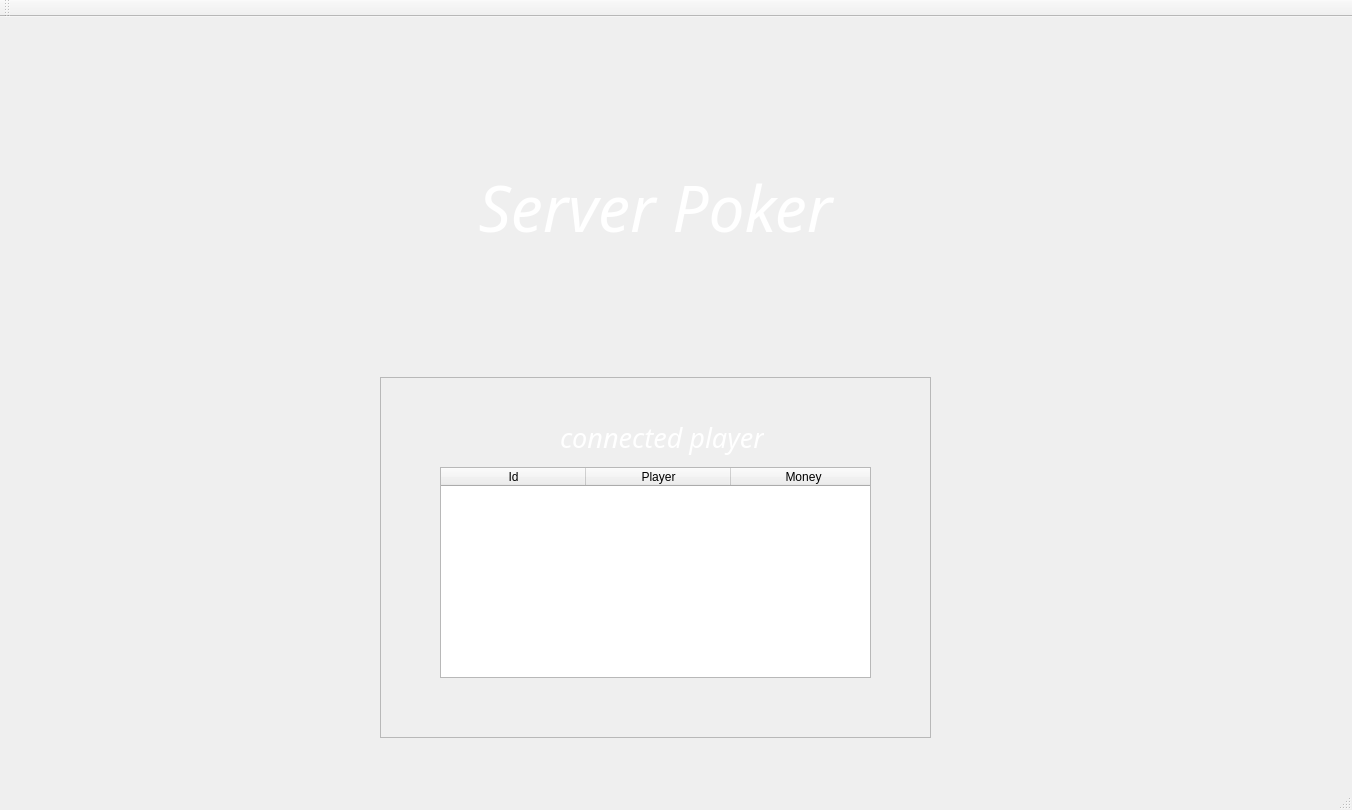
<?xml version="1.0" encoding="UTF-8"?>
<ui version="4.0">
 <class>MainWindow</class>
 <widget class="QMainWindow" name="MainWindow">
  <property name="geometry">
   <rect>
    <x>0</x>
    <y>0</y>
    <width>1352</width>
    <height>810</height>
   </rect>
  </property>
  <property name="minimumSize">
   <size>
    <width>1350</width>
    <height>0</height>
   </size>
  </property>
  <property name="windowTitle">
   <string>MainWindow</string>
  </property>
  <property name="styleSheet">
   <string notr="true">border-image: url(:/images/cards/poker-table-background.png);</string>
  </property>
  <widget class="QWidget" name="centralWidget">
   <widget class="QLabel" name="videoPokerLabel">
    <property name="geometry">
     <rect>
      <x>380</x>
      <y>20</y>
      <width>551</width>
      <height>341</height>
     </rect>
    </property>
    <property name="font">
     <font>
      <family>Monotype Corsiva</family>
      <pointsize>20</pointsize>
      <weight>50</weight>
      <italic>true</italic>
      <bold>false</bold>
     </font>
    </property>
    <property name="styleSheet">
     <string notr="true">font: italic 20pt &quot;Monotype Corsiva&quot;;

border-image: url(:/images/cards/frame_gold_title.png);
</string>
    </property>
    <property name="text">
     <string>&lt;!DOCTYPE HTML PUBLIC &quot;-//W3C//DTD HTML 4.0//EN&quot; &quot;http://www.w3.org/TR/REC-html40/strict.dtd&quot;&gt;
&lt;html&gt;&lt;head&gt;&lt;meta name=&quot;qrichtext&quot; content=&quot;1&quot; /&gt;&lt;style type=&quot;text/css&quot;&gt;
p, li { white-space: pre-wrap; }
&lt;/style&gt;&lt;/head&gt;&lt;body style=&quot; font-family:'Monotype Corsiva'; font-size:20pt; font-weight:400; font-style:italic;&quot;&gt;
&lt;p align=&quot;center&quot; style=&quot; margin-top:0px; margin-bottom:0px; margin-left:0px; margin-right:0px; -qt-block-indent:0; text-indent:0px;&quot;&gt;&lt;span style=&quot; font-size:48pt; color:#ffffff;&quot;&gt;Server Poker&lt;/span&gt;&lt;/p&gt;&lt;/body&gt;&lt;/html&gt;</string>
    </property>
   </widget>
   <widget class="QFrame" name="frame_2">
    <property name="geometry">
     <rect>
      <x>380</x>
      <y>360</y>
      <width>551</width>
      <height>361</height>
     </rect>
    </property>
    <property name="styleSheet">
     <string notr="true">border-image: url(:/images/cards/frame_gold.png);</string>
    </property>
    <property name="frameShape">
     <enum>QFrame::StyledPanel</enum>
    </property>
    <property name="frameShadow">
     <enum>QFrame::Raised</enum>
    </property>
    <widget class="QTableWidget" name="playersTable">
     <property name="geometry">
      <rect>
       <x>60</x>
       <y>90</y>
       <width>431</width>
       <height>211</height>
      </rect>
     </property>
     <property name="minimumSize">
      <size>
       <width>301</width>
       <height>0</height>
      </size>
     </property>
     <property name="styleSheet">
      <string notr="true">
border-image: url(:/images/cards/table_texture.png);

font: italic 14pt &quot;Monotype Corsiva&quot;;
</string>
     </property>
     <property name="verticalScrollBarPolicy">
      <enum>Qt::ScrollBarAsNeeded</enum>
     </property>
     <property name="horizontalScrollBarPolicy">
      <enum>Qt::ScrollBarAlwaysOff</enum>
     </property>
     <property name="showDropIndicator" stdset="0">
      <bool>false</bool>
     </property>
     <property name="showGrid">
      <bool>true</bool>
     </property>
     <attribute name="horizontalHeaderVisible">
      <bool>true</bool>
     </attribute>
     <attribute name="horizontalHeaderCascadingSectionResizes">
      <bool>false</bool>
     </attribute>
     <attribute name="horizontalHeaderDefaultSectionSize">
      <number>145</number>
     </attribute>
     <attribute name="horizontalHeaderMinimumSectionSize">
      <number>37</number>
     </attribute>
     <column>
      <property name="text">
       <string>Id</string>
      </property>
     </column>
     <column>
      <property name="text">
       <string>Player</string>
      </property>
     </column>
     <column>
      <property name="text">
       <string>Money</string>
      </property>
     </column>
    </widget>
    <widget class="QLabel" name="connectedPlayerLabel">
     <property name="geometry">
      <rect>
       <x>180</x>
       <y>40</y>
       <width>204</width>
       <height>41</height>
      </rect>
     </property>
     <property name="font">
      <font>
       <family>Monotype Corsiva</family>
       <pointsize>20</pointsize>
       <weight>50</weight>
       <italic>true</italic>
       <bold>false</bold>
      </font>
     </property>
     <property name="styleSheet">
      <string notr="true">border-image: rgba(255, 255, 255, 0);
font: italic 20pt &quot;Monotype Corsiva&quot;;</string>
     </property>
     <property name="text">
      <string>&lt;!DOCTYPE HTML PUBLIC &quot;-//W3C//DTD HTML 4.0//EN&quot; &quot;http://www.w3.org/TR/REC-html40/strict.dtd&quot;&gt;
&lt;html&gt;&lt;head&gt;&lt;meta name=&quot;qrichtext&quot; content=&quot;1&quot; /&gt;&lt;style type=&quot;text/css&quot;&gt;
p, li { white-space: pre-wrap; }
&lt;/style&gt;&lt;/head&gt;&lt;body style=&quot; font-family:'Monotype Corsiva'; font-size:20pt; font-weight:400; font-style:italic;&quot;&gt;
&lt;p style=&quot; margin-top:0px; margin-bottom:0px; margin-left:0px; margin-right:0px; -qt-block-indent:0; text-indent:0px;&quot;&gt;&lt;span style=&quot; color:#ffffff;&quot;&gt;connected players&lt;/span&gt;&lt;/p&gt;&lt;/body&gt;&lt;/html&gt;</string>
     </property>
     <property name="alignment">
      <set>Qt::AlignCenter</set>
     </property>
    </widget>
   </widget>
  </widget>
  <widget class="QMenuBar" name="menuBar">
   <property name="geometry">
    <rect>
     <x>0</x>
     <y>0</y>
     <width>1352</width>
     <height>26</height>
    </rect>
   </property>
  </widget>
  <widget class="QStatusBar" name="statusBar"/>
  <widget class="QToolBar" name="toolBar">
   <property name="windowTitle">
    <string>toolBar</string>
   </property>
   <attribute name="toolBarArea">
    <enum>TopToolBarArea</enum>
   </attribute>
   <attribute name="toolBarBreak">
    <bool>false</bool>
   </attribute>
  </widget>
 </widget>
 <layoutdefault spacing="6" margin="11"/>
 <resources>
  <include location="resources.qrc"/>
 </resources>
 <connections/>
</ui>
